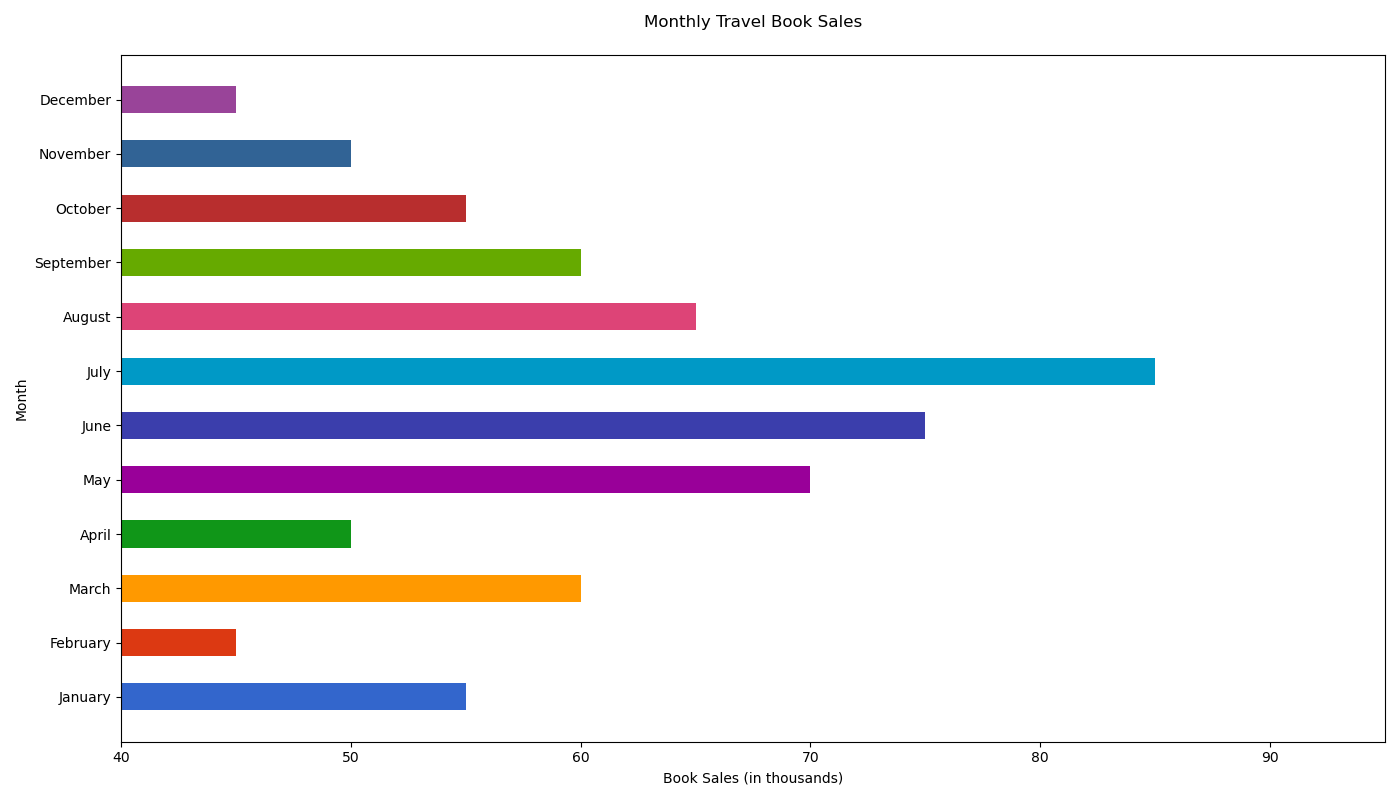

Python code for this plot:

import matplotlib.pyplot as plt

# Data
months = ['January', 'February', 'March', 'April', 'May', 'June', 'July', 'August', 'September', 'October', 'November', 'December']
book_sales = [55, 45, 60, 50, 70, 75, 85, 65, 60, 55, 50, 45]

# Colors for each bar
colors = ['#3366CC', '#DC3912', '#FF9900', '#109618', '#990099', '#3B3EAC', '#0099C6', '#DD4477', '#66AA00', '#B82E2E', '#316395', '#994499']

# Create a horizontal bar chart
plt.figure(figsize=(14, 8))  # Change the figure size (width x height)
bar_height = 0.5  # Change the bar width
plt.barh(months, book_sales, color=colors, height=bar_height)

# Setting the title and labels
plt.title('Monthly Travel Book Sales', pad=20)
plt.xlabel('Book Sales (in thousands)')
plt.ylabel('Month')

# Adjust the limits
plt.xlim([40, max(book_sales) + 10])

# Display the chart
plt.tight_layout()
plt.show()
